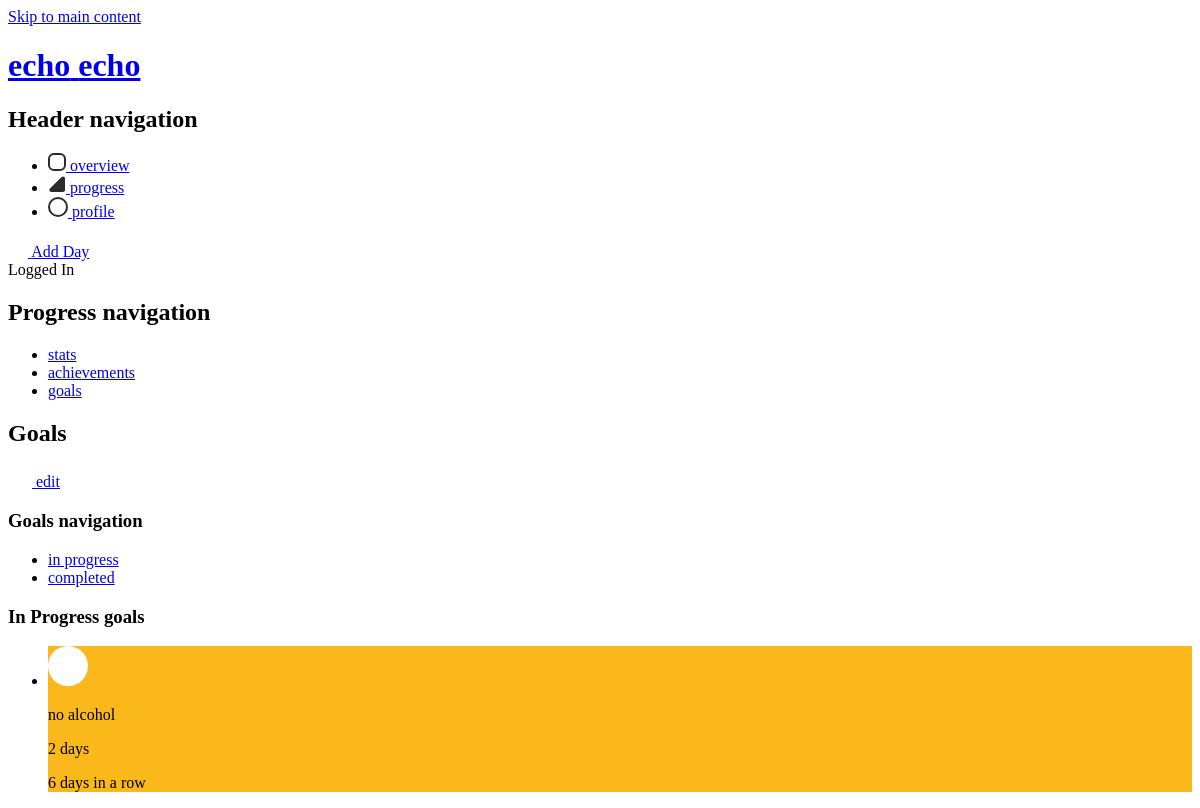
The app's page /index.php?page=progress&category=goals&goals-type=in-progress (signed in), older data.
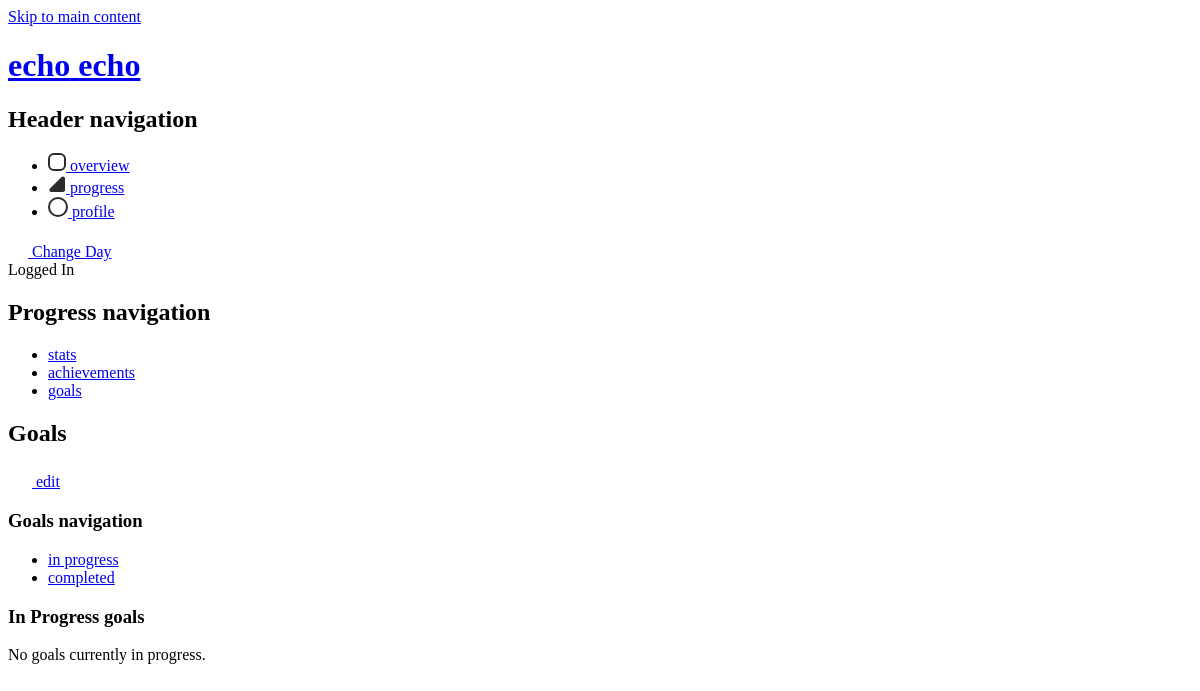
The same page, newer data.
### tables this page shows
CREATE TABLE `streaks` (
  `streak_id` int(11) NOT NULL,
  `user_id` int(11) NOT NULL,
  `habit_id` int(11) NOT NULL,
  `time_amount` int(11) NOT NULL,
  `time_amount_progress` int(11) NOT NULL DEFAULT '0',
  `time_type` varchar(255) NOT NULL,
  `completed` tinyint(1) NOT NULL DEFAULT '0',
  `active` tinyint(1) NOT NULL
);

CREATE TABLE `data_habit_icon` (
  `data_habit_icon_id` int(11) NOT NULL,
  `habit_colour_name` varchar(255) NOT NULL,
  `habit_colour` varchar(255) NOT NULL,
  `habit_icon` text NOT NULL,
  `habit_icon_white` text NOT NULL
);

CREATE TABLE `habits` (
  `habit_id` int(11) NOT NULL,
  `user_id` int(11) NOT NULL,
  `habit_name` varchar(255) NOT NULL,
  `habit_icon` int(11) NOT NULL,
  `habit_colour` varchar(255) NOT NULL,
  `habit_colour_name` varchar(255) NOT NULL,
  `active` tinyint(1) NOT NULL DEFAULT '1'
);

### src/controller/Controller.php (called while the page is built, shortened)
<?php
class Controller {
  public $route;
  protected $viewVars = array();
  public function filter() {
    call_user_func(array($this, $this->route['action']));
  }
  public function render() {
    $this->createViewVarWithContent();
    $this->renderInLayout();
  }
  public function set($variableName, $value) {
    $this->viewVars[$variableName] = $value;
  }
  private function createViewVarWithContent() {
    require __DIR__ . '/../view/' . strtolower($this->route['controller']) . '/' . $this->route['action'] . '.php';
    $content = ob_get_clean();
  }
  private function renderInLayout() {
    extract($this->viewVars, EXTR_OVERWRITE);
    include __DIR__ . '/../view/layout.php';
  }
}

### src/index.php (called while the page is built, shortened)
<?php
$routes = array(
  'home' => array(
    'controller' => 'Pages',
    'action' => 'index'
  ),
  'overview' => array(
    'controller' => 'Posts',
    'action' => 'overview'
  ),
  'add' => array(
    'controller' => 'Posts',
    'action' => 'add'
  ),
  'progress' => array(
    'controller' => 'Progress',
    'action' => 'progress'
  ),
  'profile' => array(
    'controller' => 'Users',
    'action' => 'profile'
  ),
  'login' => array(
    'controller' => 'Users',
    'action' => 'login'
  ),
  'logout' => array(
    'controller' => 'Users',
    'action' => 'logout'
  ),
  'register' => array(
    'controller' => 'Users',
    'action' => 'register'
  )
);
$route = $routes[$_GET['page']];
$controllerObj = new $controllerName();
$controllerObj->route = $route;
$controllerObj->filter();
$controllerObj->render();

### src/controller/ProgressController.php (called while the page is built, shortened)
<?php
require_once __DIR__ . '/Controller.php';
require_once __DIR__ . '/../dao/GoalDAO.php';
class ProgressController extends Controller {
  private $goalDAO;
  function __construct() {
    $this->goalDAO = new GoalDAO();
  }
  public function progress() {
    if (empty($_SESSION['user'])) {
        $_SESSION['error'] = 'You have to be signed in.';
        header('Location: index.php');
        exit();
    } else {
        if (!empty($_GET['category'])) {
          switch ($_GET['category']) {
            case 'goals':
              if(!empty($_GET['goals-type'])) {
                switch ($_GET['goals-type']) {
                  case 'in-progress':
                    $inProgressGoals = $this->goalDAO->selectAllGoals(array(
                      'user_id' => $_SESSION['user']['user_id'],
                      'completed' => FALSE,
                      'active' => TRUE
                    ));
                    break;
                }
              } else {
                header('Location: index.php?page=progress&category=goals&goals-type=in-progress');
                exit();
              }
              break;
          }
        } else {
            header('Location: index.php?page=progress&category=statistics');
        }
    }
  }
}

### src/dao/GoalDAO.php (called while the page is built, shortened)
<?php
class GoalDAO extends DAO {
  public function selectAllGoals($data) {
    $goals = array();
    $sql1 = "SELECT * FROM `repetitive` INNER JOIN `habits` ON repetitive.habit_id = habits.habit_id INNER JOIN `data_habit_icon` ON habits.habit_icon = data_habit_icon.data_habit_icon_id WHERE repetitive.user_id = :user_id AND repetitive.completed = :completed AND repetitive.active = :active";
    $stmt1 = $this->pdo->prepare($sql1);
    $stmt1->bindValue(':user_id', $data['user_id']);
    $stmt1->bindValue(':completed', $data['completed']);
    $stmt1->bindValue(':active', $data['active']);
    $stmt1->execute();
    $goals['repetitive'] = $stmt1->fetchAll(PDO::FETCH_ASSOC);
    $sql2 = "SELECT * FROM `streaks` INNER JOIN `habits` ON streaks.habit_id = habits.habit_id INNER JOIN `data_habit_icon` ON habits.habit_icon = data_habit_icon.data_habit_icon_id WHERE streaks.user_id = :user_id AND streaks.completed = :completed AND streaks.active = :active";
    $stmt2 = $this->pdo->prepare($sql2);
    $stmt2->bindValue(':user_id', $data['user_id']);
    $stmt2->bindValue(':completed', $data['completed']);
    $stmt2->bindValue(':active', $data['active']);
    $stmt2->execute();
    $goals['streaks'] = $stmt2->fetchAll(PDO::FETCH_ASSOC);
    $sql3 = "SELECT * FROM `total_amount` INNER JOIN `habits` ON total_amount.habit_id = habits.habit_id INNER JOIN `data_habit_icon` ON habits.habit_icon = data_habit_icon.data_habit_icon_id WHERE total_amount.user_id = :user_id AND total_amount.completed = :completed AND total_amount.active = :active";
    $stmt3 = $this->pdo->prepare($sql3);
    $stmt3->bindValue(':user_id', $data['user_id']);
    $stmt3->bindValue(':completed', $data['completed']);
    $stmt3->bindValue(':active', $data['active']);
    $stmt3->execute();
    $goals['total_amount'] = $stmt3->fetchAll(PDO::FETCH_ASSOC);
    return $goals;
  }
}

### src/view/progress/progress.php (the view, shortened to what this page needs)
<nav class="main-nav">
  <h2 class="main-nav-title hide">Progress navigation</h2>
  <ul class="main-nav-ul <?php echo 'active-category-' . $currentCategory; ?>">
    <li class="main-nav-item main-nav-item-stats <?php if($currentCategory === 'statistics') { echo 'main-nav-item-active';} ?>">
      <a href="index.php?page=progress&category=statistics" class="main-nav-item-link">stats</a>
    </li>
    <li class="main-nav-item main-nav-item-achievements <?php if($currentCategory === 'achievements') { echo 'main-nav-item-active';} ?>">
      <a href="index.php?page=progress&category=achievements" class="main-nav-item-link">achievements</a>
    </li>
    <li class="main-nav-item main-nav-item-goals <?php if($currentCategory === 'goals') { echo 'main-nav-item-active';} ?>">
      <a href="index.php?page=progress&category=goals&goals-type=in-progress" class="main-nav-item-link">goals</a>
    </li>
  </ul>
</nav>
<?php if ($currentCategory == 'goals'): ?>
  <section class="main-progress-goals" id="main">
    <h2 class="main-progress-goals-title hide">Goals</h2>
    <a href="index.php?page=profile&category=customize" class="main-progress-goals-edit">
      <span>edit</span>
    </a>
    <nav class="main-progress-goals-nav">
      <h3 class="goals-nav-title hide">Goals navigation</h3>
      <ul class="goals-nav-list">
        <li class="goals-nav-list-item">
          <a href="index.php?page=progress&category=goals&goals-type=in-progress" class="goals-nav-list-item-link <?php if($goalsCategory === 'in-progress') { echo 'goals-nav-list-item-link-active';} ?>">in progress</a>
        </li>
        <li class="goals-nav-list-item">
          <a href="index.php?page=progress&category=goals&goals-type=completed" class="goals-nav-list-item-link <?php if($goalsCategory === 'completed') { echo 'goals-nav-list-item-link-active';} ?>">completed</a>
        </li>
      </ul>
    </nav>
    <?php if($goalsCategory === 'in-progress'): ?>
      <article class="main-progress-goals-in-progress">
        <h3 class="goals-in-progress-title hide">In Progress goals</h3>
        <?php
          echo '<ul class="goals-in-progress-list">';
          if (!empty($inProgressGoals['streaks'])) {
            foreach ($inProgressGoals['streaks'] as $goal) {
              echo '<li class="goals-in-progress-list-item" style="background-color: ' . $goal['habit_colour'] .'">
                      <div class="goals-in-progress-list-item-topwrap">
                        ' . $goal['habit_icon_white'] . '
                        <p class="goals-in-progress-list-item-name">' . $goal['habit_name'] .'</p>
                        <p class="goals-in-progress-list-item-status">2 days</p>
                      </div>
                      <p class="goals-in-progress-list-item-amount">' . $goal['time_amount'] . ' ' . $goal['time_type'] .' in a row</p>
                    </li>';
            }
          }
          echo '</ul>';
          if (empty($inProgressGoals['repetitive']) && empty($inProgressGoals['streaks']) && empty($inProgressGoals['total_amount'])) {
            echo '<p class="goals-in-progress-error error">No goals currently in progress.</p>';
          }
        ?>
      </article>
    <?php endif; ?>
  </section>
<?php endif; ?>

### src/view/layout.php (shortened to what this page needs)
<!DOCTYPE html>
<html lang="en">
  <head>
  </head>
  <body>
    <a href="#main" class="skip-link">Skip to main content</a>
    <header class="header">
      <h1 class="header-title">
        <a href="index.php" class="header-title-link" >
          <span>echo</span>
          <span>echo</span>
        </a>
      </h1>
      <?php if (empty($_SESSION['user'])): ?>
      <nav class="header-nav">
        <h2 class="header-nav-title hide">Header navigation</h2>
        <ul class="header-nav-ul">
          <li class="header-nav-item <?php if($currentPage === 'login') { echo 'header-nav-item-active';} ?>">
            <a href="index.php?page=login">Login</a>
          </li>
          <li class="header-nav-item <?php if($currentPage === 'register') { echo 'header-nav-item-active';} ?>">
            <a href="index.php?page=register" class="register-button">Hop on board</a>
          </li>
        </ul>
      </nav>
      <?php else: ?>
      <nav class="header-nav">
        <h2 class="header-nav-title hide">Header navigation</h2>
        <ul class="header-nav-ul">
          <li class="header-nav-item <?php if($currentPage === 'overview') { echo 'header-nav-item-active';} ?>">
            <a href="index.php?page=overview&view=day&day=<?php echo date("d-m-Y") ?>" class="header-nav-item-link">
              <svg width="18px" height="18px" viewBox="0 0 18 18" class="header-nav-item-link-icon">
                <title>Overview link</title>
                <desc>Icon for overview.</desc>
                  <g stroke="none" stroke-width="1" fill="none" fill-rule="evenodd">
                    <g transform="translate(-742.000000, -42.000000)" <?php if($currentPage === 'overview') { echo 'fill="#2b2b2b"';} else { echo 'stroke="#2b2b2b"';} ?>  stroke-width="2" class="header-nav-item-link-icon-group">
                      <g transform="translate(742.000000, 39.000000)">
                        <rect x="1" y="4" width="16" height="16" rx="5"></rect>
                      </g>
                    </g>
                  </g>
                </svg>
              <span>overview</span>
            </a>
          </li>
          <li class="header-nav-item <?php if($currentPage === 'progress') { echo 'header-nav-item-active';} ?>">
            <a href="index.php?page=progress&category=statistics" class="header-nav-item-link">
              <svg width="18px" height="18px" viewBox="0 0 18 18" class="header-nav-item-link-icon">
                <title>Progress link</title>
                <desc>Icon for progress.</desc>
                <g stroke="none" stroke-width="1" fill="none" fill-rule="evenodd">
                  <g transform="translate(-911.000000, -42.000000)" <?php if($currentPage === 'progress') { echo 'fill="#2b2b2b"';} else { echo 'stroke="#2b2b2b"';} ?> stroke-width="2" class="header-nav-item-link-icon-group">
                    <path d="M928,45.3773705 C928,44.8469375 927.789286,44.3382297 927.414214,43.9631569 C926.633165,43.1821083 925.366835,43.1821083 924.585786,43.9631569 L912.963157,55.5857864 C912.588084,55.9608592 912.37737,56.469567 912.37737,57 C912.37737,58.1045695 913.272801,59 914.37737,59 L926,59 C927.104569,59 928,58.1045695 928,57 L928,45.3773705 Z"></path>
                  </g>
                </g>
              </svg>
              <span>progress</span>
            </a>
          </li>
          <li class="header-nav-item <?php if($currentPage === 'profile') { echo 'header-nav-item-active';} ?>">
            <a href="index.php?page=profile&category=information" class="header-nav-item-link">
              <svg width="20px" height="20px" viewBox="0 0 20 20" class="header-nav-item-link-icon">
                <title>Profile link</title>
                <desc>Icon for profile.</desc>
                <g stroke="none" stroke-width="1" fill="none" fill-rule="evenodd">
                  <g transform="translate(-1083.000000, -41.000000)" <?php if($currentPage === 'profile') { echo 'fill="#2b2b2b"';} else { echo 'stroke="#2b2b2b"';} ?> stroke-width="2" class="header-nav-item-link-icon-group">
                    <g transform="translate(742.000000, 39.000000)">
                      <circle cx="351" cy="12" r="9"></circle>
                    </g>
                  </g>
                </g>
              </svg>
              <span>profile</span>
            </a>
          </li>
        </ul>
        <?php if(empty($alreadyPostedToday)): ?>
          <a href="index.php?page=add" class="main-green-button">
            <span>Add Day</span>
          </a>
        <?php else: ?>
          <a href="index.php?page=add" class="main-green-button">
            <span>Change Day</span>
          </a>
        <?php endif; ?>
      </nav>
      <?php endif; ?>
      <?php
        if (!empty($_SESSION['info'])) {
          echo '<div class="session-info">' . $_SESSION['info'] . '</div>';
        }
      ?>
    </header>
    <main class="main main-<?php echo $currentPage ?>">
    <?php echo $content; ?>
    </main>
  </body>
</html>

Row changes from the older to the newer data that the page shows:
removed streaks: habit.habit_name "no alcohol", time_amount "6", time_type "days"
Text that changed along with them:
text no longer shown: "Add Day"
text now shown: "Change Day No goals currently in progress."
